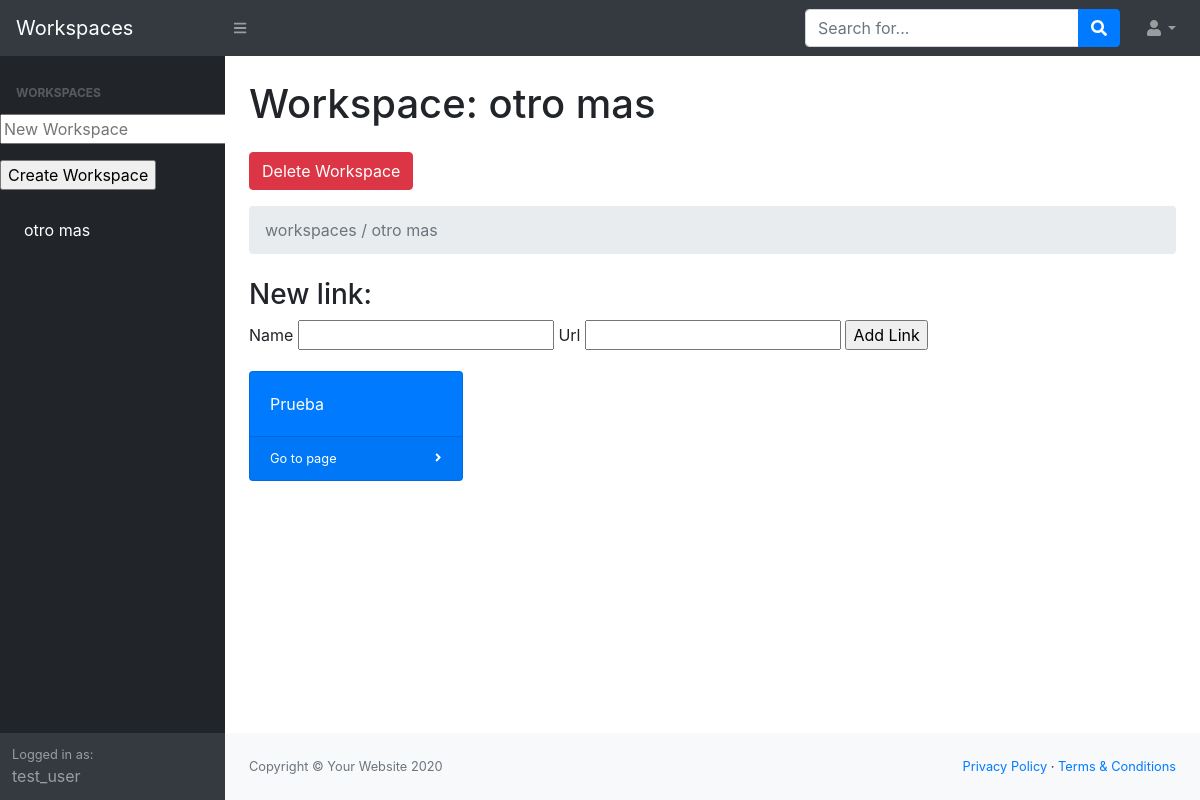
Screenshot of /workspace/otro mas/detail (signed in) with the database file from the repository.
### workspaces/models/workspace.py (models this page shows, shortened)
class Workspace(db.Model):
    id = db.Column(db.Integer, primary_key=True)
    name = db.Column(db.String(64), index=True)
    user_id = db.Column(db.Integer, db.ForeignKey('user.id'))
    links = db.relationship('Link', cascade='all, delete-orphan', lazy='dynamic')

### workspaces/models/user.py (models this page shows, shortened)
class User(UserMixin,db.Model):
    id = db.Column(db.Integer, primary_key=True)
    username = db.Column(db.String(64), index=True, unique=True)
    email = db.Column(db.String(120), index=True, unique=True)
    password_hash = db.Column(db.String(128))
    workspaces = db.relationship('Workspace', cascade='all, delete-orphan', lazy='dynamic')

### workspaces/models/link.py (models this page shows, shortened)
class Link(db.Model):
    id = db.Column(db.Integer, primary_key=True)
    name = db.Column(db.String(64), index=True)
    url = db.Column(db.String(64), index=True)
    workspace_id = db.Column(db.Integer, db.ForeignKey('workspace.id'))

### workspaces/routes.py (the view, shortened to what this page needs)
@app.route('/workspace/<workspace_name>/detail', methods=['GET', 'POST'])
def workspace_detail(workspace_name):
    workspaces = workspace.get_all_workspaces(current_user)
    links_urls = [workspace.links for workspace in workspaces]
    ws_form = NewWorkspaceForm()
    link_form = NewLinkForm()
    del_ws_form = DeleteWorkspaceForm()
    workspace_names = [workspace.name for workspace in workspaces]
    detailed_workspace = [workspace for workspace in workspaces if workspace.name == workspace_name][0]
    return render_template('ws_detail.html', workspaces=workspaces, ws_form=ws_form, link_form=link_form, del_ws_form=del_ws_form, detailed_workspace=detailed_workspace)

### workspaces/forms/workspace.py
class NewWorkspaceForm(FlaskForm):
    ws_name = StringField('New Workspace', validators=[DataRequired()], render_kw={"placeholder": "New Workspace"})
    submit = SubmitField('Create Workspace')

### workspaces/forms/link.py
class NewLinkForm(FlaskForm):
    name = StringField('Name', validators=[DataRequired()])
    url = StringField('Url', validators=[DataRequired()])
    submit = SubmitField('Add Link')

### workspaces/models/user.py (called while the page is built)
@login.user_loader
def load_user(id):
    return User.query.get(int(id))

### workspaces/models/workspace.py (called while the page is built)
def get_all_workspaces(user=None):
    try:
        return Workspace.query.filter_by(user_id=user.id).all()
    except:
        return None

### workspaces/templates/ws_detail.html (shortened to what this page needs)
{% extends 'index.html' %}
{% block detail %}
<div class="container-fluid">
    <h1 class="mt-4">Workspace: {{ detailed_workspace.name }}</h1>
    <form method ="post" action="/"><button type="submit" name="delete_ws" value="{{detailed_workspace.name}}" class="btn btn-danger my-3">Delete Workspace</button></form>
    <ol class="breadcrumb mb-4">
        <li class="breadcrumb-item active">workspaces / {{ detailed_workspace.name }}</li>
    </ol>
    <form action="" method="post" novalidate>
        <h3>New link:</h3>
        <p>
            {{ link_form.name.label }} {{ link_form.name }} {{ link_form.url.label }} {{ link_form.url }} {{ link_form.submit() }}<br>
        </p>
    </form>
    <div class="row">
        {% for link in detailed_workspace.links %}
        <div class="col-xl-3 col-md-6">
            <div class="card bg-primary text-white mb-4">
                <div class="card-body">{{ link.name }}</div>
                <div class="card-footer d-flex align-items-center justify-content-between">
                    <a class="small text-white stretched-link" href="{{ link.url }}" target="_blank">Go to page</a>
                    <div class="small text-white"><i class="fas fa-angle-right"></i></div>
                </div>
            </div>
        </div>
        {% endfor %}
    </div>
</div>
{% endblock %}

### workspaces/templates/index.html (shortened to what this page needs)
{% extends "base.html" %}
{% block content %}
<div id="layoutSidenav">
    <div id="layoutSidenav_nav">
        <nav class="sb-sidenav accordion sb-sidenav-dark" id="sidenavAccordion">
            <div class="sb-sidenav-menu">
                <div class="nav">
                    <div class="sb-sidenav-menu-heading">Workspaces</div>
                    <form action="" method="post" novalidate>
                        <p>
                            {{ ws_form.ws_name }}<br>
                        </p>
                        <p>{{ ws_form.submit() }}</p>
                    </form>
                    {% for workspace in workspaces %}
                    <a class="nav-link" href="{{ url_for('workspace_detail', workspace_name=workspace.name) }}">
                        {{ workspace.name }}
                    </a>
                    {% endfor %}
                </div>
            </div>
            <div class="sb-sidenav-footer">
                <div class="small">Logged in as:</div>
                {{ current_user.username }}
            </div>
        </nav>
    </div>
    <div id="layoutSidenav_content">
        <main>
            {% block detail %}
            {% endblock %}
        </main>
        <footer class="py-4 bg-light mt-auto">
            <div class="container-fluid">
                <div class="d-flex align-items-center justify-content-between small">
                    <div class="text-muted">Copyright &copy; Your Website 2020</div>
                    <div>
                        <a href="#">Privacy Policy</a>
                        &middot;
                        <a href="#">Terms &amp; Conditions</a>
                    </div>
                </div>
            </div>
        </footer>
    </div>
</div>
{% endblock %}

### rows the page displays
Workspace: name "otro mas"
User: username "test_user"
Link: name "Prueba"

### other values shown
{{ link_form.name.label }} "Name"
{{ link_form.url.label }} "Url"
